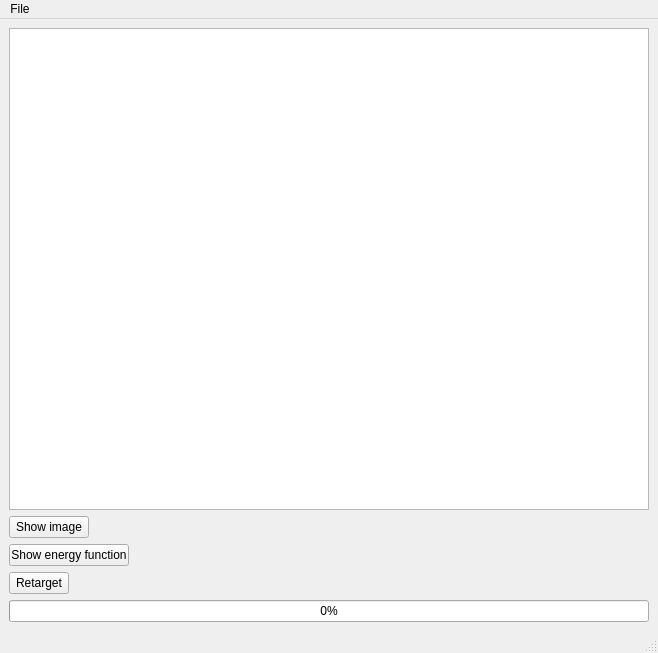
<?xml version="1.0" encoding="UTF-8"?>
<ui version="4.0">
 <class>RetargetWindow</class>
 <widget class="QMainWindow" name="RetargetWindow">
  <property name="geometry">
   <rect>
    <x>0</x>
    <y>0</y>
    <width>658</width>
    <height>653</height>
   </rect>
  </property>
  <property name="windowTitle">
   <string>RetargetWindow</string>
  </property>
  <widget class="QWidget" name="centralwidget">
   <layout class="QGridLayout" name="gridLayout">
    <item row="0" column="0">
     <widget class="QGraphicsView" name="graphicsView"/>
    </item>
    <item row="7" column="0">
     <widget class="QProgressBar" name="progressBar">
      <property name="value">
       <number>0</number>
      </property>
     </widget>
    </item>
    <item row="3" column="0">
     <widget class="QPushButton" name="retargetButton">
      <property name="maximumSize">
       <size>
        <width>60</width>
        <height>16777215</height>
       </size>
      </property>
      <property name="text">
       <string>Retarget</string>
      </property>
     </widget>
    </item>
    <item row="2" column="0">
     <widget class="QPushButton" name="showEFuncButton">
      <property name="maximumSize">
       <size>
        <width>120</width>
        <height>16777215</height>
       </size>
      </property>
      <property name="text">
       <string>Show energy function</string>
      </property>
     </widget>
    </item>
    <item row="1" column="0">
     <widget class="QPushButton" name="showImageButton">
      <property name="maximumSize">
       <size>
        <width>80</width>
        <height>16777215</height>
       </size>
      </property>
      <property name="text">
       <string>Show image</string>
      </property>
     </widget>
    </item>
   </layout>
  </widget>
  <widget class="QMenuBar" name="menubar">
   <property name="geometry">
    <rect>
     <x>0</x>
     <y>0</y>
     <width>658</width>
     <height>21</height>
    </rect>
   </property>
   <widget class="QMenu" name="menuFile">
    <property name="title">
     <string>File</string>
    </property>
    <addaction name="actionNew"/>
   </widget>
   <addaction name="menuFile"/>
  </widget>
  <widget class="QStatusBar" name="statusbar"/>
  <action name="actionNew">
   <property name="text">
    <string>New</string>
   </property>
  </action>
 </widget>
 <resources/>
 <connections/>
</ui>
